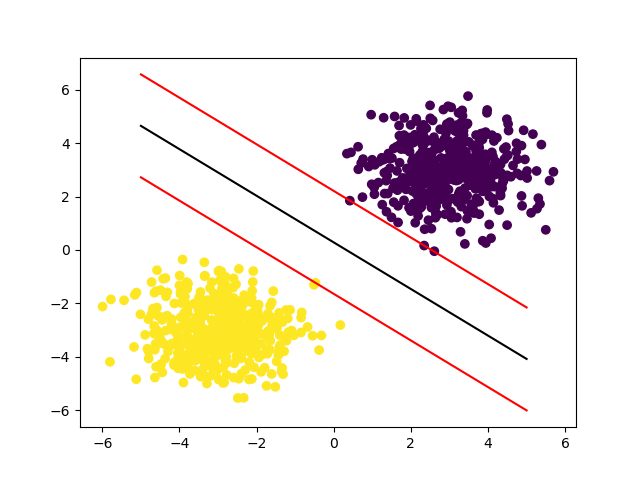

Generate this figure with Python:
import matplotlib.pyplot as plt
import numpy as np

toy_data = np.load(f"data/toy-data.npz")
fields = "test_data", "training_data", "training_labels"
training_data = toy_data[fields[1]]
training_labels = toy_data[fields[2]]

# Plot the data points
plt.scatter(training_data[:, 0], training_data[:, 1], c=training_labels)

# Plot the decision boundary
x = np.linspace(-5, 5, 100)
w = np.array((-0.4528, -0.5190))
b = 0.1471
y = -(w[0] * x + b) / w[1]
plt.plot(x, y, 'k')

# Plot the margins
y_margin1 = -(w[0] * x + b - 1) / w[1]
y_margin2 = -(w[0] * x + b + 1) / w[1]
plt.plot(x, y_margin1, 'k', c='red')
plt.plot(x, y_margin2, 'k', c='red')

plt.savefig("q1_plot_toy-data.png")
plt.show()
